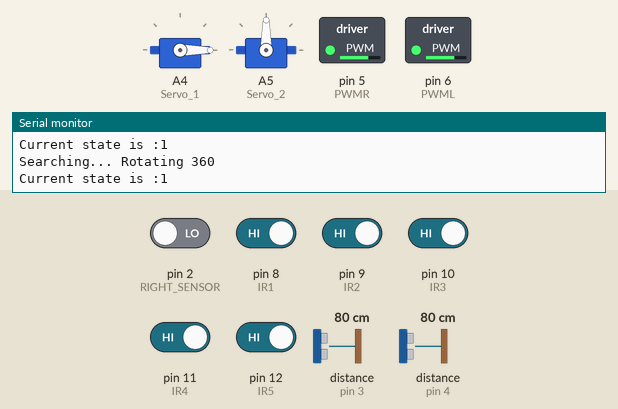
Recording of a sketch running on a simulated Arduino Uno, built with avr-gcc and run on an emulated ATmega328P. Shown: 2 × servo, switched loads named in the sketch (green lamp = pin HIGH), the last lines printed to the serial monitor. Inputs (shaded band) come from the test bench; at power-on: pin 8 (IR1), pin 9 (IR2), pin 10 (IR3), pin 11 (IR4), pin 12 (IR5) HIGH, pin 2 (RIGHT_SENSOR) LOW, distance to the obstacle (sensors on pin 3, pin 4) 80 cm. The echo pulse lasts 58.3 µs per cm; pins used as bus, display or sensor lines are not drawn.

Above: at 1.4 s.
1.5 s: pin 2 (RIGHT_SENSOR) driven HIGH
At 2.5 s:
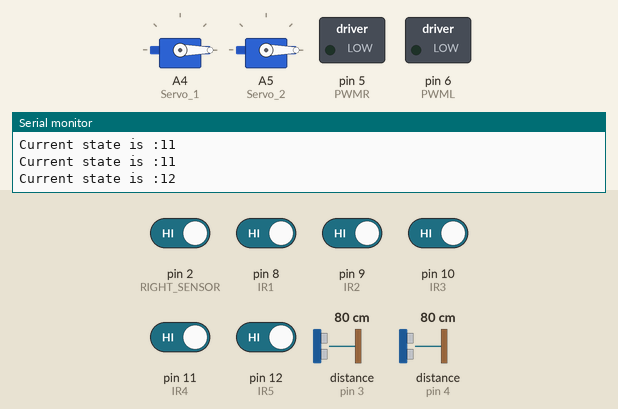
At 3.6 s:
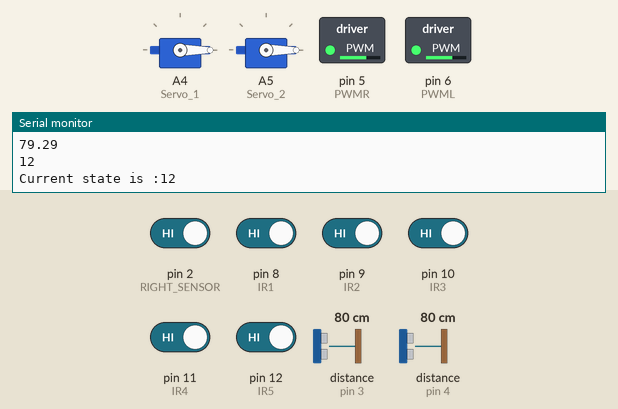
4.1 s: distance to the obstacle (sensor on pin 3) set to 2 cm
At 6.1 s:
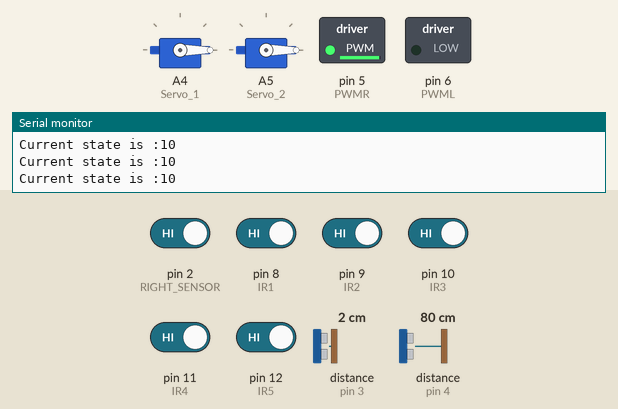
Timing chart, 0 to 7.9 s (numbered marks = the images above; inputs shaded):
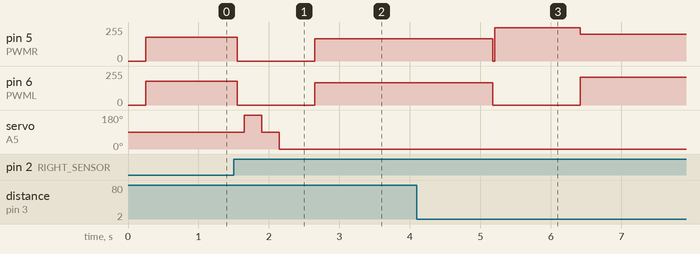

Measured:
- after the input at 1.5 s, pin 5 (PWMR), pin 6 (PWML): 180/255 → 0/255 after 0.05 s, → 167/255 1.1 s later; servo on A5 (Servo_2): 90° → 180° after 0.15 s, → 90° 0.25 s later, → 0° 0.25 s later
- after the input at 4.1 s, pin 5 (PWMR): 167/255 → 250/255 after 1.1 s, → 200/255 1.2 s later; pin 6 (PWML): 167/255 → 0/255 after 1.1 s, → 210/255 1.2 s later

The sketch:

gordonrocks.ino
```cpp
// #define USE_TIMER_1     true
#define USE_TIMER_2     true
#include "TimerInterrupt.h"
#include <ISR_Timer.h>
#include <Metro.h>
#include "motor_drive.h"
#include "beacon.h"
#include "global.h"
#include "linefollow.h"
#include "servo.h"
#include "pot_movement.h"
#include "ultrasonic.h"
/*---------------Module Defines-----------------------------*/


/*---------------Module Variables---------------------------*/


// /*---------------STATE DEFINITION-----------------------------*/
States_t state;
States_t next_state;
int IRval_1;
int IRval_2;
int IRval_3;
int IRval_4;
int IRval_5;
int US_front;
int ultrasonic_threshold = 10;
int prev_error_line_tracking;

Servo servo1, servo2;

#define TIMER_INTERVAL_MS 50L;

/*---------------Main Functions----------------*/


void setup() {
 // put your setup code here, to run once:
  Serial.begin(9600);
  TCCR0B = TCCR0B & B11111000 | B00000010;

  // Pot setup initializations
  pinMode(RIGHT_SENSOR, INPUT);
  //pinMode(LEFT_SENSOR, INPUT);
  attachInterrupt(digitalPinToInterrupt(RIGHT_SENSOR), rightISR, RISING);
  //attachInterrupt(digitalPinToInterrupt(LEFT_SENSOR), leftISR, RISING);

  // ITimer1.init();

  // Ultrasonic Initilaizations
  pinMode(TRIG_PIN, OUTPUT);
  pinMode(ECHO_PIN, INPUT);

  pinMode(TRIG_PIN_LEFT, OUTPUT);
  pinMode(ECHO_PIN_LEFT, INPUT);


  //Servo Initilizations
  servo1.attach(Servo_1);
  servo2.attach(Servo_2);

  servo1.write(0);

  delay(2000);
  state = STATE_BEACON_DETECTION_AND_IGNITION;
  // start buzzer/fan
}

void loop() {
  Serial.print("Current state is :");
  Serial.println(state);
  //rotateservo();
  //Serial.println(state);
  if(state == STATE_LINE_TRACKING_WITH_ULTRASONIC_DETECTION){
    updateUltrasonicLeft();
  }

  if(state == STATE_MOVE_POT ){
    updateUltrasonic();
  }


  // Serial.print("Left Dist   ");
  // Serial.print(US_left_dist);
  // Serial.print("Front Dist   ");
  // Serial.println(US_front_dist);
  IRval_1 = digitalRead(IR1);
  IRval_2 = digitalRead(IR2);
  IRval_3 = digitalRead(IR3);
  IRval_4 = digitalRead(IR4);
  IRval_5 = digitalRead(IR5);

  //US_front = analogRead(US_F);

  //write code to read phototransistor values on every loop execution

  unsigned long currentTime = millis();

  switch (state) {
    case STATE_BOT_OFF:
      motor_drive(0, 0);
      break;

    case STATE_BEACON_DETECTION_AND_IGNITION:
      handleBeaconDetection();
      break;

    case STATE_LINE_SEARCH:
      handleLineSearch();
      break;

    //Line Tracking
    case STATE_LINE_TRACKING:
      handleLineTracking();
      break;

    // case STATE_LINE_TRACKING_WITH_DETECTION:
    //   handleLineTrackingWithDetection();
    //   break;

    case STATE_LINE_TRACKING_WITH_ULTRASONIC_DETECTION:
      handleLineTrackingWithUltrasonicDetection();
      break;
    // case STATE_ENGAGE_POT:
    // // After detecting the exact location of pot to the left from bot we will stop there
    //   handleEngagePot();
    //   break;

    case STATE_MOVE_POT:
      handleMovePot();
      break;

    case STATE_UNLOAD:
      handleUnload();
      break;

    case STATE_TURN:
      handleTurn();
      break;

    case STATE_180_DEG_LEFT_TURN:
      handle180degLeftTurn();
      break;

    case STATE_STOP_BOT:
      handleStopBot();
      break;
    // case STATE_TURN_OFF_IGNITION:
    //   handleTurnOffIgnition();
    //   break;

    default:
      Serial.println("Unknown state encountered!");
      break;
  }


}
```

beacon.cpp
```cpp
#include <Arduino.h>  // Required to use millis()
#include "beacon.h"
#include "motor_drive.h"
#include "global.h"

//------------------------- Module Variables
volatile bool rightDetected = false;
volatile bool leftDetected = false;
volatile unsigned long lastRightDetectionTime = 0;
volatile unsigned long lastLeftDetectionTime = 0;
const int DETECTION_HOLD_TIME = 500;

int max_threshold_so_far = 0;


const int NUM_READINGS = 10; // Number of readings to average
unsigned int readings[NUM_READINGS] = {0}; // Array to store readings
int readIndex = 0;
unsigned int total = 0;


// Pot Vars
unsigned int maxAnalogValue = 0; // To store the maximum observed value
unsigned long lastResetTime = 0; // To reset max value periodically
const unsigned long RESET_INTERVAL = 300; // Interval to reset max value (450ms)
float x = 1;  // Set the value of x between 0 and 1
const unsigned int THRESHOLD = x * 750;  // Calculate threshold based on x

// -------------------------------------Main Functions

// Interrupt Service Routines (ISR)
void rightISR() {
    rightDetected = true;
    lastRightDetectionTime = millis();
}

void leftISR() {
    leftDetected = true;
    lastLeftDetectionTime = millis();
}

void handleBeaconDetection() {
    unsigned long currentTime = millis();
    //Serial.println(rightDetected);
    // Reset detections if they haven't been seen recently
    if (currentTime - lastRightDetectionTime > DETECTION_HOLD_TIME) {
        rightDetected = false;
    }
    if (currentTime - lastLeftDetectionTime > DETECTION_HOLD_TIME) {
        leftDetected = false;
    }

    // Movement logic prioritizing the most recent detection
    if (rightDetected) {
        Serial.println("Pot Has been detected");


        next_state = STATE_LINE_TRACKING_WITH_ULTRASONIC_DETECTION; //STATE_LINE_SEARCH;
        state = STATE_STOP_BOT;
        return;

    } else {
        Serial.println("Searching... Rotating 360");
        motor_drive(0.72 * motorL_MAXSPD, -0.72 * motorR_MAXSPD);
         //motor_drive(0, 0);
    }
}

// bool CheckifNearPot(){
//     // Pot Detection Part:   // Read analog input from the left sensor
//     unsigned int analogValue = analogRead(fuckingLeftEyeAnalog);
//     static bool threshold_flag = 0;
//     // Check if this reading is the new maximum

//     if(analogValue > 700){
//       return 0;
//     }
//      // Update moving average
//     total -= readings[readIndex]; // Subtract the oldest reading
//     readings[readIndex] = analogValue; // Store new reading
//     total += readings[readIndex]; // Add new reading to total
//     readIndex = (readIndex + 1) % NUM_READINGS; // Move to next index

//     unsigned int avgAnalogValue = total / NUM_READINGS;

//       // Check if this averaged reading is the new maximum
//     // if (avgAnalogValue > maxAnalogValue) {
//     //     maxAnalogValue = avgAnalogValue;
//     // }

//     max_threshold_so_far = min(max(avgAnalogValue,max_threshold_so_far),747);

//     Serial.print(max_threshold_so_far);
//     Serial.print(" Average Analog Value of Last N readings: ");
//     Serial.print(avgAnalogValue);
//     // Serial.print(" Maximum Analog Value: ");
//     // Serial.print(maxAnalogValue);
//     Serial.println(",");
//     // Print the maximum observed value and status periodically
//     if (millis() - lastResetTime >= RESET_INTERVAL) {


//         // if (maxAnalogValue >= THRESHOLD){
//         //   threshold_flag = 1;
//         // }

//         if(avgAnalogValue>490 && avgAnalogValue < 0.99*max_threshold_so_far){// && threshold_flag){
//             // Serial.println("time to turn into the pot");
//             return 1;
//         }

//         maxAnalogValue = 0; // Reset max value for next interval
//         lastResetTime = millis(); // Reset the timer

//     }

//     return 0;
// }
```

beacon.h
```cpp
#ifndef BEACON_H
#define BEACON_H
#include "global.h"
#include <Arduino.h>

// Function Prototypes

extern States_t state;
void rightISR();
void leftISR();
void handleBeaconDetection();
// bool CheckifNearPot();

#endif // BEACON_DETECTION_H
```

global.h
```cpp
#ifndef GLOBAL_H
#define GLOBAL_H
#include <Servo.h>
#include <Arduino.h>


//------------------ STATE DEFINITION ------------------
typedef enum {
  STATE_BOT_OFF,              //0
  STATE_BEACON_DETECTION_AND_IGNITION,//1
  STATE_LINE_SEARCH,//2
  STATE_LINE_TRACKING,//3
  STATE_LINE_TRACKING_WITH_DETECTION,//4
  STATE_ENGAGE_POT,//5
  STATE_MOVE_POT,//6
  STATE_UNLOAD,//7
  STATE_TURN_OFF_IGNITION,//8
  STATE_TURN,//9
  STATE_180_DEG_LEFT_TURN, //10
  STATE_STOP_BOT, //11
  STATE_LINE_TRACKING_WITH_ULTRASONIC_DETECTION //12
} States_t;

//------------------ GLOBAL VARIABLES ------------------
// Declare the global state variable as extern (defined in .ino)
extern States_t state;
extern States_t next_state;

// IR Sensor values
extern int IRval_1;
extern int IRval_2;
extern int IRval_3;
extern int IRval_4;
extern int IRval_5;


extern int TIMER_INTERVAL_MS;
// Ultrasonic sensor values
extern float US_front_dist;
extern float US_left_dist;
extern int ultrasonic_threshold;

//
extern int max_threshold_so_far;
// Line tracking error
extern int prev_error_line_tracking;
// ---------------------------Motor Variables

extern int higherTurnSpeed;
extern int lowerTurnSpeed;
extern int turnTime;

extern int motorL_speed;
extern int motorR_speed;
//------------------ PIN DEFINITIONS ------------------
// Line sensor pins
#define IR1 8
#define IR2 9
#define IR3 10
#define IR4 11
#define IR5 12

// Pot sensor pins
#define RIGHT_SENSOR 2
//#define LEFT_SENSOR 3

//#define fuckingLeftEyeAnalog A2

// Motor Pins
#define LIN1 13
#define LIN2 7
#define PWML 6

#define RIN1 A0
#define RIN2 A1
#define PWMR 5

// Ultrasonic sensor pin
#define TRIG_PIN A3
#define ECHO_PIN 4

// Ultrasonic sensor pin
#define TRIG_PIN_LEFT A2
#define ECHO_PIN_LEFT 3

//Servo Pins
#define Servo_1 A4 // Arm Servo
#define Servo_2 A5 // Gate Servo

//Servo class
// Arm servo is servo 1 and gate servo is servo 2
extern Servo servo1, servo2;

#endif // GLOBAL_H
```

linefollow.cpp
``````cpp
#include "ultrasonic.h"
#include "motor_drive.h"
#include "global.h"
#include "linefollow.h"
#include "beacon.h"
#include <Metro.h>


#define MOTOR_TURN_TIME_INTERVAL     5000  // 5000 corresponds to 600 ms nearly
#define DETECTION_HOLD_OFF_INTERVAL  20000

static Metro metTimer1 = Metro(MOTOR_TURN_TIME_INTERVAL);
static Metro metTimer2 = Metro(DETECTION_HOLD_OFF_INTERVAL);

// ---------------------Module Vars
float KP = 0.018;//0.055
float KD = 0.1;//0.75;//0.25
int error = 0;
int prev_error=0;

 // ----------------------Main Functions

void handleLineSearch(){
  // keep rotating left untill the mid IRval_3 is 1 and then stop by
  motor_drive(-1*higherTurnSpeed,higherTurnSpeed);
  if (IRval_1 or IRval_2 or IRval_3 or IRval_4 or IRval_5){
    int StartTime = millis();

    next_state = STATE_LINE_TRACKING_WITH_DETECTION;
    state = STATE_STOP_BOT;
  }

}


void handleLineTracking(){
  // IRval_5 is rightmost
  // ir led off means->IRval = 1 -> line is there
  // ir led on means-> IRval = 0 -> no line
  int position = 0;
  bool turningZ = false;
  unsigned long turnStartTime = 0;


  position =-1000*(1 - IRval_1) + (-1*1000*(1-IRval_2) + 0*(1-IRval_3) + 1*1000*(1-IRval_4)) + (1000)*(1 - IRval_5) ;

  int error =  0 - position;
  float adjust = error * KP + KD * (error - prev_error);
  prev_error = error;

  int leftSpeed = motorL_speed + adjust;
  int rightSpeed = motorR_speed - adjust;

  // Apply constraints manually
  leftSpeed = max(-200, min(200, leftSpeed));
  rightSpeed = max(-200, min(200, rightSpeed));
  // Serial.print(leftSpeed);
  // Serial.print("`````");
  // Serial.println(rightSpeed);
  // when anyone of the side led is off -> button (1 or 5's) state 1 start turning
  // but if you are deteting midled also off -> button 3's state 1 no turn
  if ((IRval_1 && IRval_2 && IRval_3 && IRval_4 && IRval_5) || (!IRval_1 && !IRval_2 && !IRval_3 && !IRval_4 && !IRval_5)){
    motor_drive(leftSpeed+10, rightSpeed+10);
    return;
  }


  if ((IRval_1 && IRval_2 && IRval_3) || (IRval_5 && IRval_4 && IRval_3)) {
    // just these flags doesn't impy this is a turn
    // the case when bot is line followng and it overshoots from the line how will we detect that as not turning
    turningZ = true;  // Start the turn

    state = STATE_TURN;
    return;

  }
  motor_drive(leftSpeed, rightSpeed);
  return;
}

void handleLineTrackingWithUltrasonicDetection(){
  static bool flag = 0;
  static bool hold_off_flag = 0;

   static bool ignition_flag = 0;

  if(!ignition_flag){
    servo2.write(180);
    delay(2000);
    servo2.write(90);
    delay(2000);
    servo2.write(0);
    delay(2000);
    // servo2.write(90);
    // delay(2000);
    // servo2.write(180);
    delay(2000);
    ignition_flag = 1;
  }

  Serial.println(hold_off_flag);
  Serial.println(US_left_dist);
  if(!flag){
    metTimer2.reset();
    flag = 1;
  }
  if(!hold_off_flag){
    //Serial.println("Hold off Phase");
    motorL_speed =  0.63*motorL_MAXSPD; //03/03 0.68
    motorR_speed = 0.63*motorR_MAXSPD;
  }
  if(metTimer2.check()){
    hold_off_flag = 1;
    motorL_speed =  0.68*motorL_MAXSPD; //03/03 0.68
    motorR_speed = 0.68*motorR_MAXSPD;
  }

  if(hold_off_flag){
    if (CheckifNearPotUltrasonic()){
      // Serial.println("Performing a 180");
      //next_state = STATE_180_DEG_LEFT_TURN;
      //state = STATE_BOT_OFF;
      state = STATE_180_DEG_LEFT_TURN;
      return;
    }
  }
  Serial.println(state);
  handleLineTracking();

}

// void handleLineTrackingWithDetection(){

//   static bool flag = 0;
//   static bool hold_off_flag = 0;

//   static bool ignition_flag = 0;

//   if(!ignition_flag){
//     servo2.write(180);
//     delay(2000);
//     servo2.write(90);
//     delay(2000);
//     servo2.write(0);
//     delay(2000);
//     // servo2.write(90);
//     // delay(2000);
//     // servo2.write(180);
//     delay(2000);
//     ignition_flag = 1;
//   }
//   if(!flag){
//     metTimer2.reset();
//     flag = 1;
//   }
//   if(!hold_off_flag){
//     Serial.println("Hold off Phase");
//     motorL_speed =  0.63*motorL_MAXSPD; //03/03 0.68
//     motorR_speed = 0.63*motorR_MAXSPD;
//   }
//   if(metTimer2.check()){
//     hold_off_flag = 1;
//     motorL_speed =  0.68*motorL_MAXSPD; //03/03 0.68
//     motorR_speed = 0.68*motorR_MAXSPD;
//   }
//   // Check if near the pot sufficient to transition to engage mode
//   if(hold_off_flag){
//     if (CheckifNearPot()){
//       // Serial.println("Performing a 180");
//       //next_state = STATE_180_DEG_LEFT_TURN;
//       //state = STATE_STOP_BOT;
//       state = STATE_180_DEG_LEFT_TURN;
//       return;
//     }
//   }

//   handleLineTracking();
// }


void handleTurn(){
  //replace while loops in line tracking


  static bool flag = 0;
  static int leftSpeed = 0;
  static int rightSpeed = 0;
  // Serial.print("flag");
  // Serial.println(flag);
  if(!flag){
    metTimer1.reset();
    flag = 1;

    if (IRval_5){
      leftSpeed = higherTurnSpeed;
      rightSpeed = lowerTurnSpeed;
      // Serial.println(" here in IR2");
    }
    else if(IRval_1){
      leftSpeed = lowerTurnSpeed;
      rightSpeed = higherTurnSpeed;
      // Serial.println(" here in IR1");
    }
  }

  motor_drive(leftSpeed, rightSpeed);
  if(metTimer1.check()){
    // Serial.println("Timer Expired for STATE TURN");
    state = STATE_LINE_TRACKING_WITH_DETECTION;
  }

}
``````

linefollow.h
```cpp
#ifndef LINE_FOLLOW_H
#define LINE_FOLLOW_H
#include "global.h"
#include <Arduino.h>
#include <Metro.h>
#include "motor_drive.h"  // Include motor control functions


extern Metro metTimer1;

extern States_t state;
// IR sensor values (assumed to be defined elsewhere)
extern int IRval_1;
extern int IRval_2;
extern int IRval_3;
extern int IRval_4;
extern int IRval_5;

// Ultrasonic sensor values (if used in transitions)
extern int ultrasonic_threshold;
extern int US_front;

// Previous error for PID control (assumed to be tracked in the function)
extern int prev_error_line_tracking;

// // Function declarations
void handleLineTracking();
void handleLineSearch();
void handleLineTrackingWithDetection();
void handleLineTrackingWithUltrasonicDetection();


void handleTurn();
#endif // LINE_FOLLOW_H
```

motor_drive.cpp
``````cpp
#include "motor_drive.h"
#include "global.h"
#include <Metro.h>

#define STOP_BOT_INTERVAL     500
static Metro metTimer4 = Metro(STOP_BOT_INTERVAL);

// ----------------- Module Variables
// int motorL_speed = 0.65 * motorL_MAXSPD;
// int motorR_speed = 0.65 * motorR_MAXSPD;
int turntimethreshold = 300;
int higherTurnSpeed = 180;
int lowerTurnSpeed = 0;
int turnTime = 950;
int turnTimePot = 950;
int stopTime = 500;

int motorL_speed = 0;
int motorR_speed = 0;
// ----- Module Main Functions
void motor_drive(int leftSpeed, int rightSpeed) {
    // Control Left Motor
    if (leftSpeed > 0) {
        digitalWrite(LIN1, LOW);
        digitalWrite(LIN2, HIGH);
        analogWrite(PWML, leftSpeed);
    } else if (leftSpeed < 0) {
        digitalWrite(LIN1, HIGH);
        digitalWrite(LIN2, LOW);
        analogWrite(PWML, -leftSpeed);
    } else {
        digitalWrite(LIN1, LOW);
        digitalWrite(LIN2, LOW);
        analogWrite(PWML, 0);
    }

    // Control Right Motor
    if (rightSpeed > 0) {
        digitalWrite(RIN1, LOW);
        digitalWrite(RIN2, HIGH);
        analogWrite(PWMR, rightSpeed);
    } else if (rightSpeed < 0) {
        digitalWrite(RIN1, HIGH);
        digitalWrite(RIN2, LOW);
        analogWrite(PWMR, -rightSpeed);
    } else {
        digitalWrite(RIN1, LOW);
        digitalWrite(RIN2, LOW);
        analogWrite(PWMR, 0);
    }

  // Serial.print(leftSpeed);
  // Serial.print("`````");
  // Serial.println(rightSpeed);
}


void turn_by(int leftSpeed, int rightSpeed,int StartTime){
    while (millis() - StartTime <= turnTimePot) {
        motor_drive(leftSpeed, rightSpeed);
    }
}

void handleStopBot(){
  // 500 corresponds to 64 ms
  static bool stop_flag = 0;

  if(!stop_flag){
    metTimer4.reset();
    stop_flag = 1;
  }
  motor_drive(0, 0);

  if(metTimer4.check()){
    state = next_state;
    stop_flag = 0;
  }


}
``````

motor_drive.h
```cpp
#ifndef MOTOR_DRIVE_H
#define MOTOR_DRIVE_H
#include "global.h"
#include <Arduino.h>


extern States_t state;
// Motor Control Pins
// Left motor pins
#define LIN1 13
#define LIN2 7
#define PWML 6

// Right motor pins
#define RIN1 A0
#define RIN2 A1
#define PWMR 5

// Speed Constants
#define motorL_MAXSPD 250
#define motorR_MAXSPD 250

// #define motorL_speed //0.63*motorL_MAXSPD //03/03 0.68
// #define motorR_speed //0.63*motorR_MAXSPD


// Function Prototypes
void motor_drive(int leftSpeed, int rightSpeed);
void turn_by(int leftSpeed, int rightSpeed, int StartTime);
void stop_by(int StartTime);
void handleStopBot();

#endif // MOTOR_DRIVE_H
```

pot_movement.h
```cpp
#ifndef POT_MOVEMENT_H
#define POT_MOVEMENT_H

#include <Arduino.h>
#include "global.h"


// ------------------------ Function Prototypes
void handleEngagePot();
void handleMovePot();
void handleUnload();
void handle180degLeftTurn();

#endif // POT_MOVEMENT_H
```

Source omitted: pot_movement.cpp (1639 bytes), servo.cpp (926 bytes), servo.h (439 bytes), ultrasonic.cpp (1894 bytes), ultrasonic.h (534 bytes)
